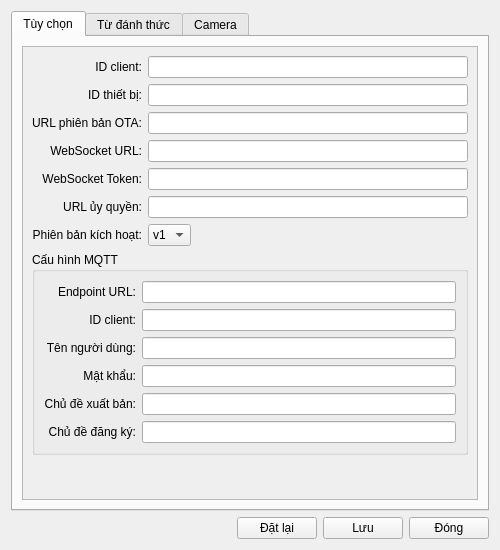
<?xml version="1.0" encoding="UTF-8"?>
<ui version="4.0">
 <class>SettingsWindow</class>
 <widget class="QDialog" name="SettingsWindow">
  <property name="geometry">
   <rect>
    <x>0</x>
    <y>0</y>
    <width>500</width>
    <height>550</height>
   </rect>
  </property>
  <property name="minimumSize">
   <size>
    <width>400</width>
    <height>400</height>
   </size>
  </property>
  <property name="windowTitle">
   <string>Cấu hình</string>
  </property>
  <property name="modal">
   <bool>true</bool>
  </property>
  <layout class="QVBoxLayout" name="verticalLayout">
   <item>
    <widget class="QTabWidget" name="tabWidget">
     <property name="currentIndex">
      <number>0</number>
     </property>
     <widget class="QWidget" name="system_tab">
      <attribute name="title">
       <string>Tùy chọn</string>
      </attribute>
      <layout class="QVBoxLayout" name="system_layout">
       <item>
        <widget class="QScrollArea" name="system_scroll">
         <property name="widgetResizable">
          <bool>true</bool>
         </property>
         <widget class="QWidget" name="system_content">
          <property name="geometry">
           <rect>
            <x>0</x>
            <y>0</y>
            <width>574</width>
            <height>474</height>
           </rect>
          </property>
          <layout class="QFormLayout" name="system_form">
           <property name="labelAlignment">
            <set>Qt::AlignRight|Qt::AlignVCenter</set>
           </property>
           <property name="fieldGrowthPolicy">
            <enum>QFormLayout::ExpandingFieldsGrow</enum>
           </property>
           <item row="0" column="0">
            <widget class="QLabel" name="client_id_label">
             <property name="text">
              <string>ID client:</string>
             </property>
             <property name="alignment">
              <set>Qt::AlignRight|Qt::AlignVCenter</set>
             </property>
            </widget>
           </item>
           <item row="0" column="1">
            <widget class="QLineEdit" name="client_id_edit">
             <property name="readOnly">
              <bool>false</bool>
             </property>
            </widget>
           </item>
           <item row="1" column="0">
            <widget class="QLabel" name="device_id_label">
             <property name="text">
              <string>ID thiết bị:</string>
             </property>
             <property name="alignment">
              <set>Qt::AlignRight|Qt::AlignVCenter</set>
             </property>
            </widget>
           </item>
           <item row="1" column="1">
            <widget class="QLineEdit" name="device_id_edit">
             <property name="readOnly">
              <bool>false</bool>
             </property>
            </widget>
           </item>
           <item row="2" column="0">
            <widget class="QLabel" name="ota_url_label">
             <property name="text">
              <string>URL phiên bản OTA:</string>
             </property>
             <property name="alignment">
              <set>Qt::AlignRight|Qt::AlignVCenter</set>
             </property>
            </widget>
           </item>
           <item row="2" column="1">
            <widget class="QLineEdit" name="ota_url_edit"/>
           </item>
           <item row="3" column="0">
            <widget class="QLabel" name="websocket_url_label">
             <property name="text">
              <string>WebSocket URL:</string>
             </property>
             <property name="alignment">
              <set>Qt::AlignRight|Qt::AlignVCenter</set>
             </property>
            </widget>
           </item>
           <item row="3" column="1">
            <widget class="QLineEdit" name="websocket_url_edit"/>
           </item>
           <item row="4" column="0">
            <widget class="QLabel" name="websocket_token_label">
             <property name="text">
              <string>WebSocket Token:</string>
             </property>
             <property name="alignment">
              <set>Qt::AlignRight|Qt::AlignVCenter</set>
             </property>
            </widget>
           </item>
           <item row="4" column="1">
            <widget class="QLineEdit" name="websocket_token_edit"/>
           </item>
           <item row="5" column="0">
            <widget class="QLabel" name="authorization_url_label">
             <property name="text">
              <string>URL ủy quyền:</string>
             </property>
             <property name="alignment">
              <set>Qt::AlignRight|Qt::AlignVCenter</set>
             </property>
            </widget>
           </item>
           <item row="5" column="1">
            <widget class="QLineEdit" name="authorization_url_edit"/>
           </item>
           <item row="6" column="0">
            <widget class="QLabel" name="activation_version_label">
             <property name="text">
              <string>Phiên bản kích hoạt:</string>
             </property>
             <property name="alignment">
              <set>Qt::AlignRight|Qt::AlignVCenter</set>
             </property>
            </widget>
           </item>
           <item row="6" column="1">
            <widget class="QComboBox" name="activation_version_combo">
             <item>
              <property name="text">
               <string>v1</string>
              </property>
             </item>
             <item>
              <property name="text">
               <string>v2</string>
              </property>
             </item>
            </widget>
           </item>
           <item row="7" column="0" colspan="2">
            <widget class="QGroupBox" name="mqtt_group">
             <property name="title">
              <string>Cấu hình MQTT</string>
             </property>
             <layout class="QFormLayout" name="mqtt_form">
              <property name="labelAlignment">
               <set>Qt::AlignRight|Qt::AlignVCenter</set>
              </property>
              <property name="fieldGrowthPolicy">
               <enum>QFormLayout::ExpandingFieldsGrow</enum>
              </property>
              <item row="0" column="0">
               <widget class="QLabel" name="mqtt_endpoint_label">
                <property name="text">
                 <string>Endpoint URL:</string>
                </property>
                <property name="alignment">
                 <set>Qt::AlignRight|Qt::AlignVCenter</set>
                </property>
               </widget>
              </item>
              <item row="0" column="1">
               <widget class="QLineEdit" name="mqtt_endpoint_edit"/>
              </item>
              <item row="1" column="0">
               <widget class="QLabel" name="mqtt_client_id_label">
                <property name="text">
                 <string>ID client:</string>
                </property>
                <property name="alignment">
                 <set>Qt::AlignRight|Qt::AlignVCenter</set>
                </property>
               </widget>
              </item>
              <item row="1" column="1">
               <widget class="QLineEdit" name="mqtt_client_id_edit"/>
              </item>
              <item row="2" column="0">
               <widget class="QLabel" name="mqtt_username_label">
                <property name="text">
                 <string>Tên người dùng:</string>
                </property>
                <property name="alignment">
                 <set>Qt::AlignRight|Qt::AlignVCenter</set>
                </property>
               </widget>
              </item>
              <item row="2" column="1">
               <widget class="QLineEdit" name="mqtt_username_edit"/>
              </item>
              <item row="3" column="0">
               <widget class="QLabel" name="mqtt_password_label">
                <property name="text">
                 <string>Mật khẩu:</string>
                </property>
                <property name="alignment">
                 <set>Qt::AlignRight|Qt::AlignVCenter</set>
                </property>
               </widget>
              </item>
              <item row="3" column="1">
               <widget class="QLineEdit" name="mqtt_password_edit">
                <property name="echoMode">
                 <enum>QLineEdit::Password</enum>
                </property>
               </widget>
              </item>
              <item row="4" column="0">
               <widget class="QLabel" name="mqtt_publish_topic_label">
                <property name="text">
                 <string>Chủ đề xuất bản:</string>
                </property>
                <property name="alignment">
                 <set>Qt::AlignRight|Qt::AlignVCenter</set>
                </property>
               </widget>
              </item>
              <item row="4" column="1">
               <widget class="QLineEdit" name="mqtt_publish_topic_edit"/>
              </item>
              <item row="5" column="0">
               <widget class="QLabel" name="mqtt_subscribe_topic_label">
                <property name="text">
                 <string>Chủ đề đăng ký:</string>
                </property>
                <property name="alignment">
                 <set>Qt::AlignRight|Qt::AlignVCenter</set>
                </property>
               </widget>
              </item>
              <item row="5" column="1">
               <widget class="QLineEdit" name="mqtt_subscribe_topic_edit"/>
              </item>
             </layout>
            </widget>
           </item>
          </layout>
         </widget>
        </widget>
       </item>
      </layout>
     </widget>
     <widget class="QWidget" name="wake_word_tab">
      <attribute name="title">
       <string>Từ đánh thức</string>
      </attribute>
      <layout class="QVBoxLayout" name="wake_word_layout">
       <item>
        <widget class="QScrollArea" name="wake_word_scroll">
         <property name="widgetResizable">
          <bool>true</bool>
         </property>
         <widget class="QWidget" name="wake_word_content">
          <property name="geometry">
           <rect>
            <x>0</x>
            <y>0</y>
            <width>574</width>
            <height>262</height>
           </rect>
          </property>
          <layout class="QFormLayout" name="wake_word_form">
           <property name="labelAlignment">
            <set>Qt::AlignRight|Qt::AlignVCenter</set>
           </property>
           <property name="fieldGrowthPolicy">
            <enum>QFormLayout::ExpandingFieldsGrow</enum>
           </property>
           <item row="0" column="0">
            <widget class="QLabel" name="use_wake_word_label">
             <property name="text">
              <string>Bật từ đánh thức:</string>
             </property>
             <property name="alignment">
              <set>Qt::AlignRight|Qt::AlignVCenter</set>
             </property>
            </widget>
           </item>
           <item row="0" column="1">
            <widget class="QCheckBox" name="use_wake_word_check"/>
           </item>
           <item row="1" column="0">
            <widget class="QLabel" name="model_path_label">
             <property name="text">
              <string>Model path:</string>
             </property>
             <property name="alignment">
              <set>Qt::AlignRight|Qt::AlignVCenter</set>
             </property>
            </widget>
           </item>
           <item row="1" column="1">
            <layout class="QHBoxLayout" name="model_path_layout">
             <item>
              <widget class="QLineEdit" name="model_path_edit"/>
             </item>
             <item>
              <widget class="QPushButton" name="model_path_btn">
               <property name="text">
                <string>Duyệt</string>
               </property>
              </widget>
             </item>
            </layout>
           </item>
           <item row="2" column="0">
            <widget class="QLabel" name="wake_words_label">
             <property name="text">
              <string>Danh sách từ đánh thức:</string>
             </property>
             <property name="alignment">
              <set>Qt::AlignRight|Qt::AlignTop</set>
             </property>
            </widget>
           </item>
           <item row="2" column="1">
            <layout class="QVBoxLayout" name="wake_words_layout">
             <item>
              <widget class="QTextEdit" name="wake_words_edit">
               <property name="maximumSize">
                <size>
                 <width>16777215</width>
                 <height>100</height>
                </size>
               </property>
               <property name="placeholderText">
                <string>Mỗi dòng một từ đánh thức</string>
               </property>
              </widget>
             </item>
             <item>
              <widget class="QLabel" name="wake_words_hint">
               <property name="text">
                <string>Gợi ý: Nhập một từ đánh thức mỗi dòng, ví dụ "Xiaozhi", "Xiaomei"</string>
               </property>
               <property name="styleSheet">
                <string>color: #666; font-size: 11px;</string>
               </property>
              </widget>
             </item>
            </layout>
           </item>
          </layout>
         </widget>
        </widget>
       </item>
      </layout>
     </widget>
     <widget class="QWidget" name="camera_tab">
      <attribute name="title">
       <string>Camera</string>
      </attribute>
      <layout class="QVBoxLayout" name="camera_layout">
       <item>
        <widget class="QScrollArea" name="camera_scroll">
         <property name="widgetResizable">
          <bool>true</bool>
         </property>
         <widget class="QWidget" name="camera_content">
          <property name="geometry">
           <rect>
            <x>0</x>
            <y>0</y>
            <width>574</width>
            <height>345</height>
           </rect>
          </property>
          <layout class="QFormLayout" name="camera_form">
           <property name="labelAlignment">
            <set>Qt::AlignRight|Qt::AlignVCenter</set>
           </property>
           <property name="fieldGrowthPolicy">
            <enum>QFormLayout::ExpandingFieldsGrow</enum>
           </property>
           <item row="0" column="0">
            <widget class="QLabel" name="camera_index_label">
             <property name="text">
              <string>Chỉ số camera:</string>
             </property>
             <property name="alignment">
              <set>Qt::AlignRight|Qt::AlignVCenter</set>
             </property>
            </widget>
           </item>
           <item row="0" column="1">
            <widget class="QSpinBox" name="camera_index_spin">
             <property name="minimum">
              <number>0</number>
             </property>
             <property name="maximum">
              <number>10</number>
             </property>
            </widget>
           </item>
           <item row="1" column="0">
            <widget class="QLabel" name="frame_width_label">
             <property name="text">
              <string>Chiều rộng khung hình:</string>
             </property>
             <property name="alignment">
              <set>Qt::AlignRight|Qt::AlignVCenter</set>
             </property>
            </widget>
           </item>
           <item row="1" column="1">
            <widget class="QSpinBox" name="frame_width_spin">
             <property name="minimum">
              <number>320</number>
             </property>
             <property name="maximum">
              <number>1920</number>
             </property>
             <property name="singleStep">
              <number>10</number>
             </property>
             <property name="value">
              <number>640</number>
             </property>
            </widget>
           </item>
           <item row="2" column="0">
            <widget class="QLabel" name="frame_height_label">
             <property name="text">
              <string>Chiều cao khung hình:</string>
             </property>
             <property name="alignment">
              <set>Qt::AlignRight|Qt::AlignVCenter</set>
             </property>
            </widget>
           </item>
           <item row="2" column="1">
            <widget class="QSpinBox" name="frame_height_spin">
             <property name="minimum">
              <number>240</number>
             </property>
             <property name="maximum">
              <number>1080</number>
             </property>
             <property name="singleStep">
              <number>10</number>
             </property>
             <property name="value">
              <number>480</number>
             </property>
            </widget>
           </item>
           <item row="3" column="0">
            <widget class="QLabel" name="fps_label">
             <property name="text">
              <string>Tốc độ khung hình:</string>
             </property>
             <property name="alignment">
              <set>Qt::AlignRight|Qt::AlignVCenter</set>
             </property>
            </widget>
           </item>
           <item row="3" column="1">
            <widget class="QSpinBox" name="fps_spin">
             <property name="minimum">
              <number>1</number>
             </property>
             <property name="maximum">
              <number>60</number>
             </property>
             <property name="value">
              <number>30</number>
             </property>
            </widget>
           </item>
           <item row="4" column="0">
            <widget class="QLabel" name="local_vl_url_label">
             <property name="text">
              <string>URL VL cục bộ:</string>
             </property>
             <property name="alignment">
              <set>Qt::AlignRight|Qt::AlignVCenter</set>
             </property>
            </widget>
           </item>
           <item row="4" column="1">
            <widget class="QLineEdit" name="local_vl_url_edit"/>
           </item>
           <item row="5" column="0">
            <widget class="QLabel" name="vl_api_key_label">
             <property name="text">
              <string>VL API Key:</string>
             </property>
             <property name="alignment">
              <set>Qt::AlignRight|Qt::AlignVCenter</set>
             </property>
            </widget>
           </item>
           <item row="5" column="1">
            <widget class="QLineEdit" name="vl_api_key_edit">
             <property name="echoMode">
              <enum>QLineEdit::Password</enum>
             </property>
            </widget>
           </item>
           <item row="6" column="0">
            <widget class="QLabel" name="models_label">
             <property name="text">
              <string>Mô hình:</string>
             </property>
             <property name="alignment">
              <set>Qt::AlignRight|Qt::AlignVCenter</set>
             </property>
            </widget>
           </item>
           <item row="6" column="1">
            <widget class="QLineEdit" name="models_edit"/>
           </item>
          </layout>
         </widget>
        </widget>
       </item>
      </layout>
     </widget>
    </widget>
   </item>
   <item>
    <layout class="QHBoxLayout" name="button_layout">
     <item>
      <spacer name="button_spacer">
       <property name="orientation">
        <enum>Qt::Horizontal</enum>
       </property>
       <property name="sizeHint" stdset="0">
        <size>
         <width>40</width>
         <height>20</height>
        </size>
       </property>
      </spacer>
     </item>
     <item>
      <widget class="QPushButton" name="reset_btn">
       <property name="text">
        <string>Đặt lại</string>
       </property>
      </widget>
     </item>
     <item>
      <widget class="QPushButton" name="save_btn">
       <property name="text">
        <string>Lưu</string>
       </property>
      </widget>
     </item>
     <item>
      <widget class="QPushButton" name="cancel_btn">
       <property name="text">
        <string>Đóng</string>
       </property>
      </widget>
     </item>
    </layout>
   </item>
  </layout>
 </widget>
 <resources/>
 <connections/>
</ui>
